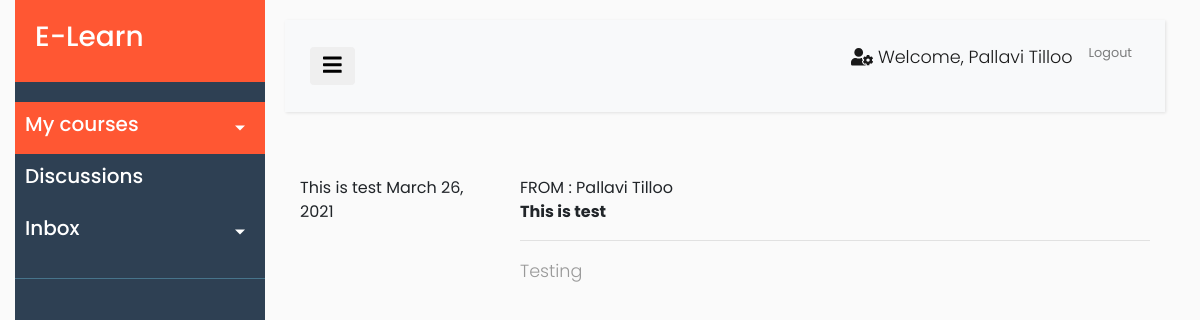
The page /inbox/ (signed in) on the database its author committed.
### ELearn/models.py (models this page shows, shortened)
class Message(models.Model):
    sender = models.ForeignKey(User, on_delete=models.CASCADE, related_name="sender")
    receiver = models.ForeignKey(User, on_delete=models.CASCADE, related_name="receiver", blank=False)
    receivers = models.CharField("To", max_length=255, blank=False)
    msg_subject = models.CharField("Subject", blank=False, max_length=255)
    msg_content = models.TextField("Body", blank=True)
    created_at = models.DateField("Created At", auto_now_add=True)

### ELearn/views.py (the view)
# urls.py: path("inbox/", views.inbox , name='inbox'),
def inbox(request):
	mailbox = Message.objects.filter(receiver=request.user)
	return render(request, "ELearn/inbox.html", { "mailbox": mailbox})

### ELearn/context_processors.py (called while the page is built)
def get_courses(request):
    course_list = []
    if request.user.is_authenticated:
        current_user = request.user
        course_list = Course.objects.filter(instructor=current_user)
    return{
        'CURRENT_USER_COURSES' : course_list,
    }

### ELearn/templates/ELearn/inbox.html (shortened to what this page needs)
{% extends "ELearn/layout.html" %}
{% load crispy_forms_tags %}
{% load widget_tweaks %}
{% block content %}
    <div class="container-fluid">
        {% for mail in mailbox %}
        <div class="row">
            <div class="col-3">
                {{ mail.msg_subject }} {{ mail.created_at }}
            </div>
            <div class="col-9">
                FROM : {{ mail.sender.first_name }} {{ mail.sender.last_name }}
                <br/>
                <strong>{{ mail.msg_subject }}</strong>
                <hr/>
                <p>{{ mail.msg_content }}</p>
            </div>
        </div>
        {% endfor %}
    </div>
{% endblock %}

### ELearn/templates/ELearn/layout.html (shortened to what this page needs)
<!DOCTYPE html>
<html>
<head>
    {% load static %}
    <link rel="stylesheet" href="https://stackpath.bootstrapcdn.com/bootstrap/4.1.0/css/bootstrap.min.css">
    <link rel="stylesheet" type="text/css" href="{% static 'ELearn/ELearn_Styles.css' %}">
</head>
<body>
    {% if user.is_authenticated %}
    <div class="container-fluid">
        <div class="wrapper">
            <nav id="sidebar">
                <div class="sidebar-header">
                    <a href="{% url 'home' %}">
                        <h3>E-Learn</h3>
                    </a>
                </div>
                <ul class="list-unstyled components">
                    <li class="active">
                        <a href="#homeSubmenu" data-toggle="collapse" aria-expanded="false" class="dropdown-toggle" title="Courses">
                            <div id="sidebar-components">
                                <h5>My courses</h5>
                            </div>
                        </a>
                    </li>
                    <li>
                        <div id="sidebar-components">
                            <a href="#" title="Discussions">
                                <h5>Discussions</h5>
                            </a>
                        </div>
                    </li>
                    <li>
                        <div id="sidebar-components">
                            <a href="#pageSubmenu" data-toggle="collapse" aria-expanded="false" class="dropdown-toggle" title="Inbox">
                                <div id="sidebar-components">
                                    <h5>Inbox</h5>
                                </div>
                            </a>
                        </div>
                    </li>
                </ul>
            </nav>
            <div id="content">
                <nav class="navbar navbar-expand-lg navbar-light bg-light">
                    <div class="container-fluid">
                        <button type="button" id="sidebarCollapse" class="btn">
                            <i class="fas fa-bars fa-lg"></i>
                        </button>
                        <div class="collapse navbar-collapse" id="navbarSupportedContent">
                            <ul class="nav navbar-nav ml-auto">
                                <li class="nav-item active">
                                    <p class="nav-link"><i class='fas fa-user-cog user-icon'></i> Welcome, {{ user.first_name }} {{ user.last_name }}</p>
                                </li>
                                <li class="nav-item active">
                                    <small><a class="nav-link" href="{% url 'logout' %}">Logout</a></small>
                                </li>
                            </ul>
                        </div>
                    </div>
                </nav>
                <br/>
                {% block content %}
                {% endblock %}
            </div>
        </div>
    </div>
    {% else %}
        <meta http-equiv="refresh" content="0; URL='login'" />
    {% endif %}
</body>
</html>

### ELearn/static/ELearn/ELearn_Styles.css (style rules this page uses)
body { font-family: 'Poppins', sans-serif; background: #fafafa; }
p { font-family: 'Poppins', sans-serif; font-size: 1.1em; font-weight: 300; line-height: 1.7em; color: #999; }
a, a:hover, a:focus { color: inherit; text-decoration: none; transition: all 0.3s; }
.navbar { padding: 15px 10px; background: #fff; border: none; border-radius: 0; margin-bottom: 40px; box-shadow: 1px 1px 3px rgba(0, 0, 0, 0.1); }
.wrapper { display: flex; align-items: stretch; }
#sidebar { min-width: 250px; max-width: 250px; background: #2E4053; color: #fff; transition: all 0.3s; }
#sidebar ul li a { text-align: left; }
#sidebar .sidebar-header { padding: 20px; background: #FF5733; }
#sidebar ul.components { padding: 20px 0; border-bottom: 1px solid #47748b; }
#sidebar ul li a { padding: 10px; font-size: 1.1em; display: block; }
#sidebar ul li.active>a, a[aria-expanded="true"] { color: #fff; background: #FF5733; }
a[data-toggle="collapse"] { position: relative; }
.dropdown-toggle::after { display: block; position: absolute; top: 50%; right: 20px; transform: translateY(-50%); }
#content { width: 100%; padding: 20px; min-height: 100vh; transition: all 0.3s; }

### rows shown on the page
Message: msg_subject "This is test", created_at "March 26, 2021", sender.first_name "Pallavi", sender.last_name "Tilloo", msg_content "Testing"

### other values the page prints
{{ user.first_name }} "Pallavi"
{{ user.last_name }} "Tilloo"
